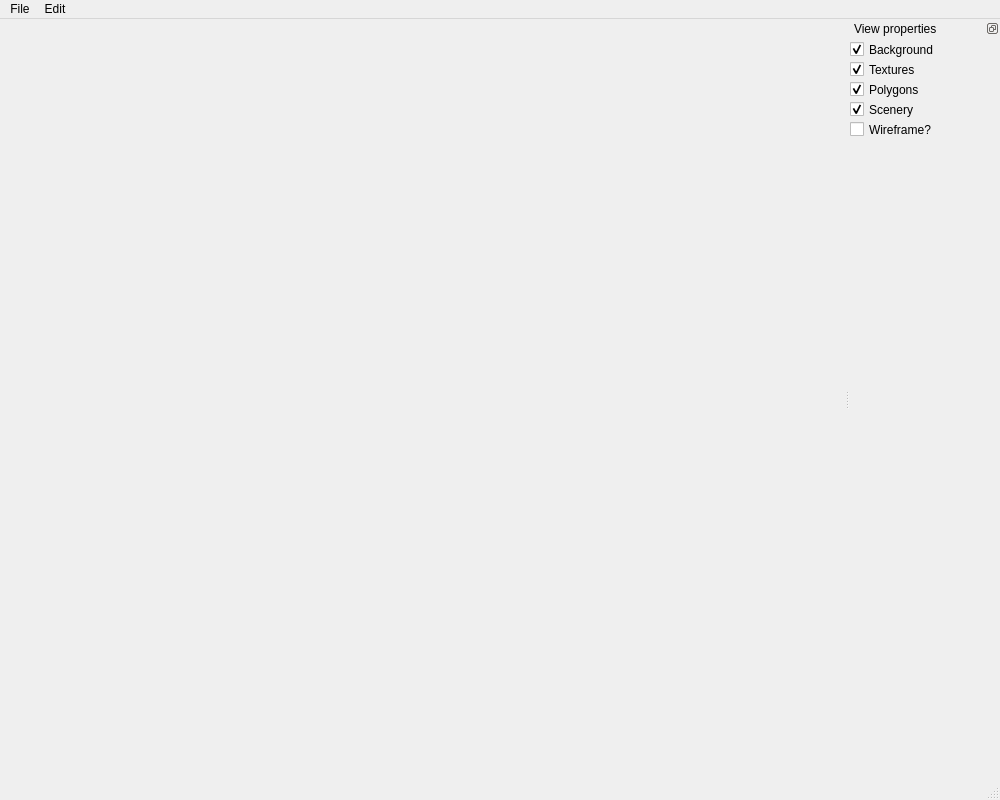
<?xml version="1.0" encoding="UTF-8"?>
<ui version="4.0">
 <class>MainWindow</class>
 <widget class="QMainWindow" name="MainWindow">
  <property name="geometry">
   <rect>
    <x>0</x>
    <y>0</y>
    <width>1000</width>
    <height>800</height>
   </rect>
  </property>
  <property name="windowTitle">
   <string>Soldat MapWizard</string>
  </property>
  <widget class="QWidget" name="centralwidget"/>
  <widget class="QMenuBar" name="menubar">
   <property name="geometry">
    <rect>
     <x>0</x>
     <y>0</y>
     <width>1000</width>
     <height>24</height>
    </rect>
   </property>
   <widget class="QMenu" name="menuFile">
    <property name="title">
     <string>File</string>
    </property>
    <addaction name="actionOpen_Map"/>
    <addaction name="actionSave_Map"/>
    <addaction name="separator"/>
    <addaction name="actionQuit"/>
   </widget>
   <widget class="QMenu" name="menuEdit">
    <property name="title">
     <string>Edit</string>
    </property>
    <addaction name="actionMap_Properties"/>
   </widget>
   <addaction name="menuFile"/>
   <addaction name="menuEdit"/>
  </widget>
  <widget class="QStatusBar" name="statusbar"/>
  <widget class="QDockWidget" name="dockWidget_2">
   <property name="sizePolicy">
    <sizepolicy hsizetype="Fixed" vsizetype="Minimum">
     <horstretch>0</horstretch>
     <verstretch>0</verstretch>
    </sizepolicy>
   </property>
   <property name="minimumSize">
    <size>
     <width>150</width>
     <height>41</height>
    </size>
   </property>
   <property name="floating">
    <bool>false</bool>
   </property>
   <property name="features">
    <set>QDockWidget::DockWidgetFloatable|QDockWidget::DockWidgetMovable</set>
   </property>
   <property name="windowTitle">
    <string>View properties</string>
   </property>
   <attribute name="dockWidgetArea">
    <number>2</number>
   </attribute>
   <widget class="QWidget" name="dockWidgetContents_2">
    <widget class="QCheckBox" name="texturesCheckBox">
     <property name="geometry">
      <rect>
       <x>0</x>
       <y>20</y>
       <width>102</width>
       <height>23</height>
      </rect>
     </property>
     <property name="toolTip">
      <string>Render polys with textures</string>
     </property>
     <property name="text">
      <string>Textures</string>
     </property>
     <property name="checked">
      <bool>true</bool>
     </property>
    </widget>
    <widget class="QCheckBox" name="wireframeCheckBox">
     <property name="geometry">
      <rect>
       <x>0</x>
       <y>80</y>
       <width>102</width>
       <height>23</height>
      </rect>
     </property>
     <property name="toolTip">
      <string>Render wires around polys</string>
     </property>
     <property name="text">
      <string>Wireframe?</string>
     </property>
    </widget>
    <widget class="QCheckBox" name="sceneryCheckBox">
     <property name="geometry">
      <rect>
       <x>0</x>
       <y>60</y>
       <width>102</width>
       <height>23</height>
      </rect>
     </property>
     <property name="toolTip">
      <string>Render scenery</string>
     </property>
     <property name="text">
      <string>Scenery</string>
     </property>
     <property name="checked">
      <bool>true</bool>
     </property>
    </widget>
    <widget class="QCheckBox" name="polygonsCheckBox">
     <property name="geometry">
      <rect>
       <x>0</x>
       <y>40</y>
       <width>101</width>
       <height>23</height>
      </rect>
     </property>
     <property name="text">
      <string>Polygons</string>
     </property>
     <property name="checked">
      <bool>true</bool>
     </property>
    </widget>
    <widget class="QCheckBox" name="backgroundCheckBox">
     <property name="geometry">
      <rect>
       <x>0</x>
       <y>0</y>
       <width>121</width>
       <height>23</height>
      </rect>
     </property>
     <property name="text">
      <string>Background</string>
     </property>
     <property name="checked">
      <bool>true</bool>
     </property>
    </widget>
   </widget>
  </widget>
  <action name="actionOpen_Map">
   <property name="text">
    <string>Open Map</string>
   </property>
  </action>
  <action name="actionSave_Map">
   <property name="text">
    <string>Save Map</string>
   </property>
  </action>
  <action name="actionQuit">
   <property name="text">
    <string>Quit</string>
   </property>
   <property name="menuRole">
    <enum>QAction::QuitRole</enum>
   </property>
  </action>
  <action name="actionMap_Properties">
   <property name="text">
    <string>Map Properties</string>
   </property>
  </action>
  <action name="actionEnable_Textures">
   <property name="text">
    <string>Enable Textures</string>
   </property>
  </action>
 </widget>
 <resources/>
 <connections/>
</ui>
